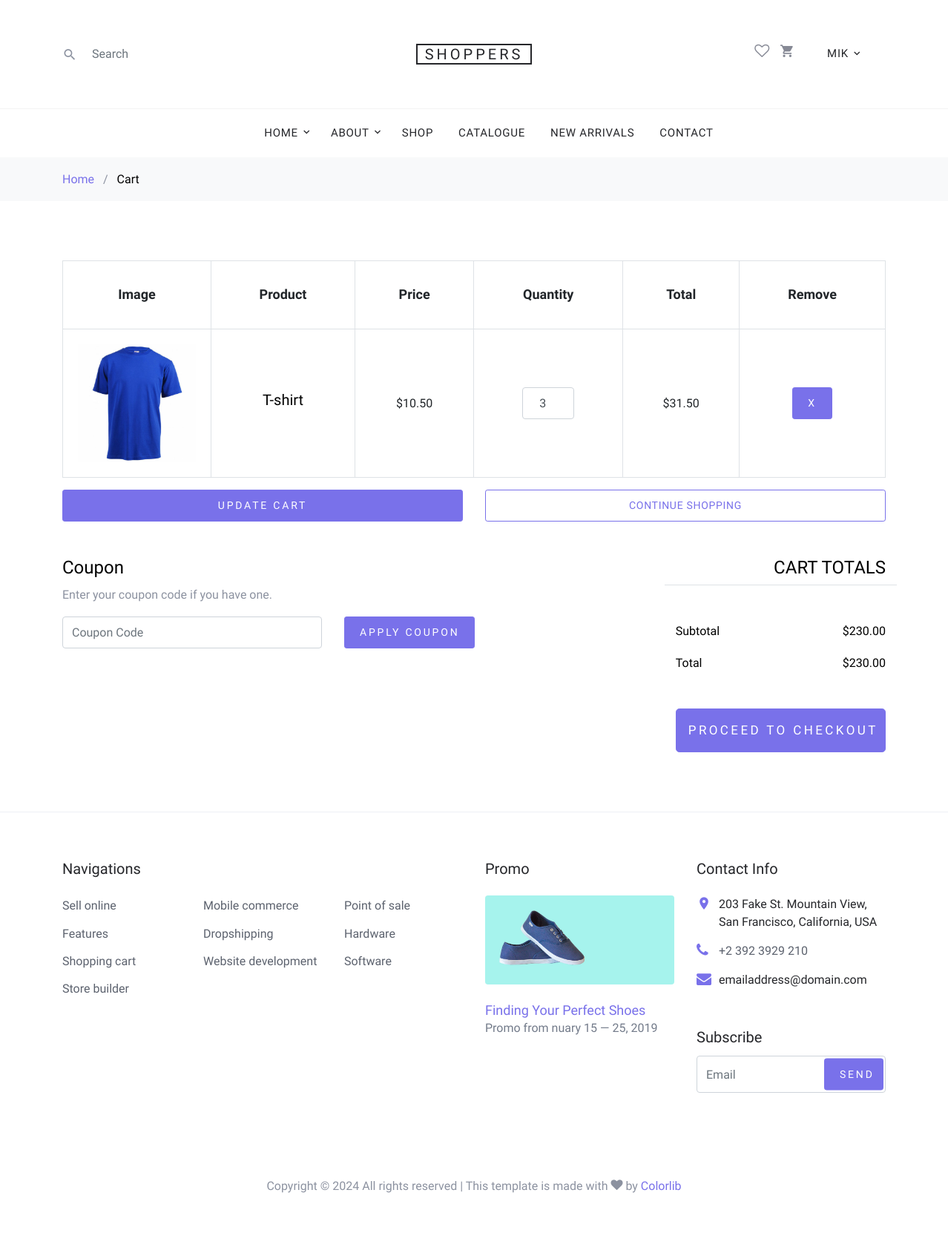
The page /cart/ (signed in) on the database as committed earlier.
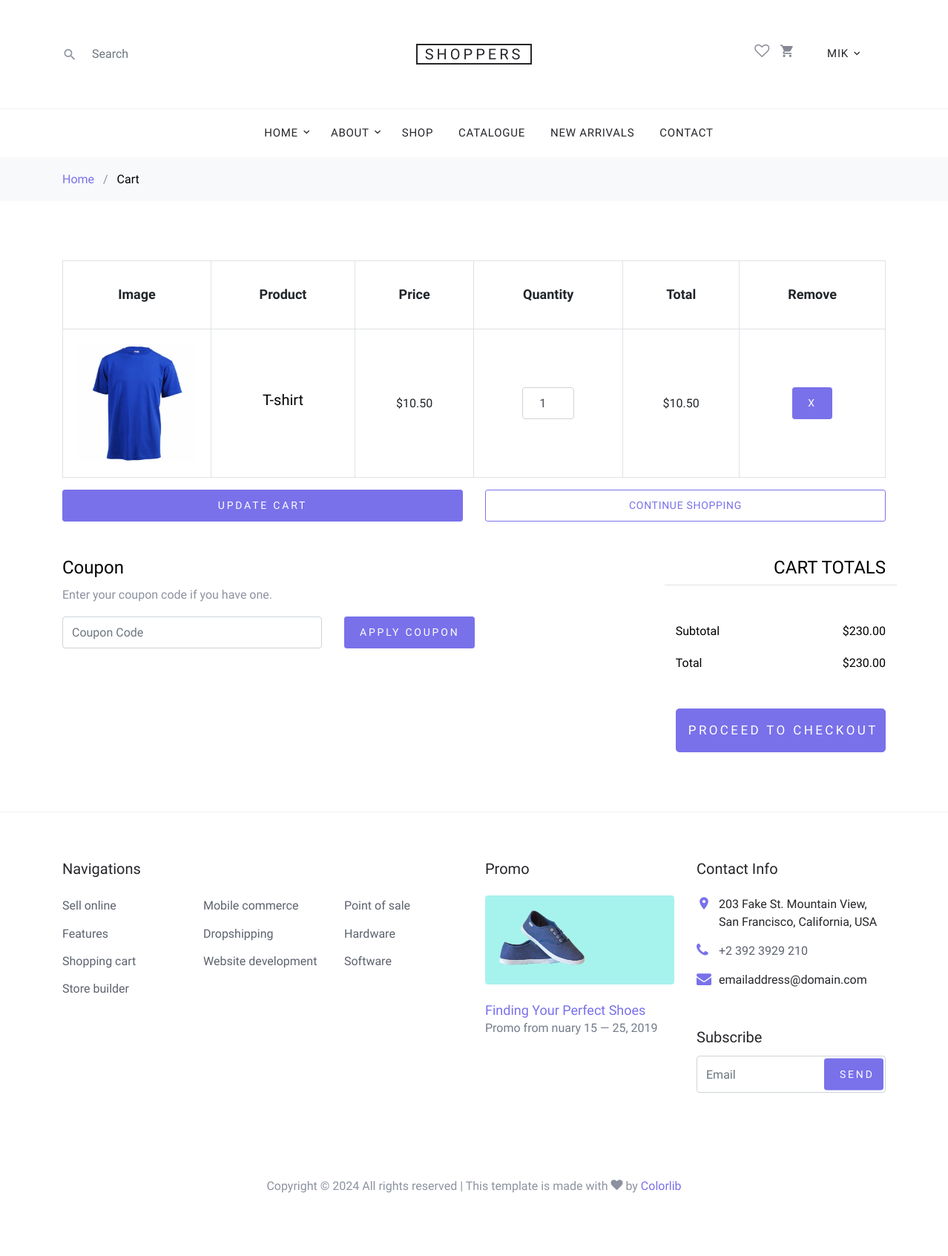
The same page on the database as committed later.
### base/models.py (models this page shows, shortened)
class CustomUser(AbstractUser):
    phone_number = models.CharField(max_length=20, blank=True)
    email = models.EmailField(unique=True, null=True)
    address = models.TextField(blank=True)
    USERNAME_FIELD = 'email'
    REQUIRED_FIELDS = []

class OrderItem(models.Model):
    order = models.ForeignKey(Order, on_delete=models.CASCADE, related_name='items')
    item = models.ForeignKey(Item, on_delete=models.CASCADE)
    quantity = models.PositiveIntegerField(default=1)
    total_price = models.PositiveIntegerField(default=1)

class Item(models.Model):
    name = models.CharField(max_length=255)
    description = models.TextField(blank=True)
    price = models.DecimalField(max_digits=10, decimal_places=2)
    category = models.ForeignKey(Category, on_delete=models.CASCADE)
    size = models.CharField(max_length=10)
    color = models.CharField(max_length=50, blank=True)
    image = models.ImageField(upload_to='item_images/', blank=True, null=True)
    created_at = models.DateTimeField(auto_now_add=True)
    updated_at = models.DateTimeField(auto_now=True)

### base/views.py (the view)
# urls.py: path('cart/', views.cart, name='cart'),
@login_required(login_url='login')
def cart(request):
    user_order = Order.objects.filter(user=request.user).first()
    if user_order:
        order_items = user_order.items.all()
        for order_item in order_items:
            order_item.total_price = order_item.quantity * order_item.item.price
    else:
        order_items = []
    context = {'order_items': order_items}
    return render(request, 'base/cart.html', context)

### base/templates/base/cart.html (shortened to what this page needs)
{% extends 'main.html' %}
{% load static %}
{% block content %}
<div class="site-wrap">
    <div class="bg-light py-3">
        <div class="container">
            <div class="row">
                <div class="col-md-12 mb-0"><a href="{% url 'home' %}">Home</a> <span class="mx-2 mb-0">/</span> <strong
                        class="text-black">Cart</strong></div>
            </div>
        </div>
    </div>
    <div class="site-section">
        <div class="container">
            <div class="row mb-5">
                <form class="col-md-12" method="post" action="{% url 'update_cart' %}">
                    <div class="site-blocks-table">
                        <table class="table table-bordered">
                            <thead>
                            <tr>
                                <th class="product-thumbnail">Image</th>
                                <th class="product-name">Product</th>
                                <th class="product-price">Price</th>
                                <th class="product-quantity">Quantity</th>
                                <th class="product-total">Total</th>
                                <th class="product-remove">Remove</th>
                            </tr>
                            </thead>
                            <tbody>
                            {% for order_item in order_items %}
                            <tr>
                                <td class="product-thumbnail">
                                    <img src="{{ order_item.item.image.url }}" alt="Image" class="img-fluid">
                                </td>
                                <td class="product-name">
                                    <h2 class="h5 text-black">{{ order_item.item.name }}</h2>
                                </td>
                                <td>${{ order_item.item.price }}</td>
                                <td>
                                    <input type="number" name="quantity_{{ order_item.id }}"
                                           class="form-control text-center"
                                           style="max-width: 70px; display: inline-block;"
                                           value="{{ order_item.quantity }}" min="1">
                                </td>
                                <td>${{ order_item.total_price|floatformat:2 }}</td>
                                <td>
                                    <button class="btn btn-primary btn-sm" name="remove_item"
                                            value="{{ order_item.id }}" type="submit">X
                                    </button>
                                </td>
                            </tr>
                            {% endfor %}
                            </tbody>
                        </table>
                    </div>
                    <div class="row">
                        <div class="col-md-6">
                            <button class="btn btn-primary btn-sm btn-block" type="submit">Update Cart</button>
                        </div>
                        <div class="col-md-6">
                            <a href="{% url 'shop' %}" class="btn btn-outline-primary btn-sm btn-block">
                                Continue Shopping</a>
                        </div>
                    </div>
                </form>
            </div>
            <div class="row">
                <div class="col-md-6">
                    <div class="row">
                        <div class="col-md-12">
                            <label class="text-black h4" for="coupon">Coupon</label>
                            <p>Enter your coupon code if you have one.</p>
                        </div>
                        <div class="col-md-8 mb-3 mb-md-0">
                            <input type="text" class="form-control py-3" id="coupon" placeholder="Coupon Code">
                        </div>
                        <div class="col-md-4">
                            <button class="btn btn-primary btn-sm">Apply Coupon</button>
                        </div>
                    </div>
                </div>
                <div class="col-md-6 pl-5">
                    <div class="row justify-content-end">
                        <div class="col-md-7">
                            <div class="row">
                                <div class="col-md-12 text-right border-bottom mb-5">
                                    <h3 class="text-black h4 text-uppercase">Cart Totals</h3>
                                </div>
                            </div>
                            <div class="row mb-3">
                                <div class="col-md-6">
                                    <span class="text-black">Subtotal</span>
                                </div>
                                <div class="col-md-6 text-right">
                                    <strong class="text-black">$230.00</strong>
                                </div>
                            </div>
                            <div class="row mb-5">
                                <div class="col-md-6">
                                    <span class="text-black">Total</span>
                                </div>
                                <div class="col-md-6 text-right">
                                    <strong class="text-black">$230.00</strong>
                                </div>
                            </div>
                            <div class="row">
                                <div class="col-md-12">
                                    <a href="{% url 'checkout' %}" class="btn btn-primary btn-lg py-3 btn-block">
                                        Proceed To Checkout</a>
                                </div>
                            </div>
                        </div>
                    </div>
                </div>
            </div>
        </div>
    </div>
</div>
{% endblock content %}

### templates/main.html (shortened to what this page needs)
<!DOCTYPE html>
{% load static %}
<html lang="en">
  <head>
    <link rel="stylesheet" href="{% static 'fonts/icomoon/style.css' %}">
    <link rel="stylesheet" href="{% static 'styles/bootstrap.min.css' %}">
    <link rel="stylesheet" href="{% static 'styles/magnific-popup.css' %}">
    <link rel="stylesheet" href="{% static 'styles/jquery-ui.css' %}">
    <link rel="stylesheet" href="{% static 'styles/owl.carousel.min.css' %}">
    <link rel="stylesheet" href="{% static 'styles/owl.theme.default.min.css' %}">
    <link rel="stylesheet" href="{% static 'styles/aos.css' %}">
    <link rel="stylesheet" href="{% static 'styles/style.css' %}">
  </head>
<body>
{% include 'navbar.html' %}
{% block content %}
{% endblock %}
{% include 'footer.html' %}
</body>
</html>

### templates/navbar.html (shortened to what this page needs)
{% load static %}
<header class="site-navbar" role="banner">
  <div class="site-navbar-top">
    <div class="container">
      <div class="row align-items-center">
        <div class="col-6 col-md-4 order-2 order-md-1 site-search-icon text-left">
          <form action="" class="site-block-top-search">
            <span class="icon icon-search2"></span>
            <input type="text" class="form-control border-0" placeholder="Search">
          </form>
        </div>
        <div class="col-12 mb-3 mb-md-0 col-md-4 order-1 order-md-2 text-center">
          <div class="site-logo">
            <a href="{% url 'home' %}" class="js-logo-clone">Shoppers</a>
          </div>
        </div>
        <div class="col-6 col-md-4 order-3 order-md-3 text-right">
          <div class="site-top-icons">
            <ul>
              <li><a href="{% url 'wishlist' %}"><span class="icon icon-heart-o"></span></a></li>
              <li>
                <a href="{% url 'cart' %}" class="site-cart">
                  <span class="icon icon-shopping_cart"></span>
                </a>
              </li>
              {% if request.user.is_authenticated %}
              <li>
                <nav class="site-navigation text-right text-md-center" role="navigation">
                  <div class="container">
                    <ul class="site-menu js-clone-nav d-none d-md-block">
                      <li class="has-children">
                        <a href="{% url 'user-page' %}">{{request.user.username}}</a>
                      </li>
                    </ul>
                  </div>
                </nav>
              </li>
              {% else %}
              <li>
                <div class="icon icon-person1">
                  <p><a href="{% url 'login' %}">Login</a></p>
                </div>
              </li>
              {% endif %}
            </ul>
          </div>
        </div>
      </div>
    </div>
  </div>
  <nav class="site-navigation text-right text-md-center" role="navigation">
    <div class="container">
      <ul class="site-menu js-clone-nav d-none d-md-block">
        <li class="has-children">
          <a href="{% url 'home' %}">Home</a>
        </li>
        <li class="has-children">
          <a href="{% url 'about' %}">About</a>
        </li>
        <li><a href="{% url 'shop' %}">Shop</a></li>
        <li><a href="#">Catalogue</a></li>
        <li><a href="#">New Arrivals</a></li>
        <li><a href="{% url 'contact' %}">Contact</a></li>
      </ul>
    </div>
  </nav>
</header>

### templates/footer.html (shortened to what this page needs)
{% load static %}
<footer class="site-footer border-top">
    <div class="container">
        <div class="row">
            <div class="col-lg-6 mb-5 mb-lg-0">
                <div class="row">
                    <div class="col-md-12">
                        <h3 class="footer-heading mb-4">Navigations</h3>
                    </div>
                    <div class="col-md-6 col-lg-4">
                        <ul class="list-unstyled">
                            <li><a href="{% url 'contact' %}">Sell online</a></li>
                            <li><a href="#">Features</a></li>
                            <li><a href="{% url 'cart' %}">Shopping cart</a></li>
                            <li><a href="#">Store builder</a></li>
                        </ul>
                    </div>
                    <div class="col-md-6 col-lg-4">
                        <ul class="list-unstyled">
                            <li><a href="#">Mobile commerce</a></li>
                            <li><a href="#">Dropshipping</a></li>
                            <li><a href="#">Website development</a></li>
                        </ul>
                    </div>
                    <div class="col-md-6 col-lg-4">
                        <ul class="list-unstyled">
                            <li><a href="#">Point of sale</a></li>
                            <li><a href="#">Hardware</a></li>
                            <li><a href="#">Software</a></li>
                        </ul>
                    </div>
                </div>
            </div>
            <div class="col-md-6 col-lg-3 mb-4 mb-lg-0">
                <h3 class="footer-heading mb-4">Promo</h3>
                <a href="#" class="block-6">
                    <img src="{% static 'images/hero_1.jpg' %}" alt="Image placeholder" class="img-fluid rounded mb-4">
                    <h3 class="font-weight-light  mb-0">Finding Your Perfect Shoes</h3>
                    <p>Promo from nuary 15 &mdash; 25, 2019</p>
                </a>
            </div>
            <div class="col-md-6 col-lg-3">
                <div class="block-5 mb-5">
                    <h3 class="footer-heading mb-4">Contact Info</h3>
                    <ul class="list-unstyled">
                        <li class="address">203 Fake St. Mountain View, San Francisco, California, USA</li>
                        <li class="phone"><a href="tel://23923929210">+2 392 3929 210</a></li>
                        <li class="email">emailaddress@domain.com</li>
                    </ul>
                </div>
                <div class="block-7">
                    <form action="#" method="post">
                        <label for="email_subscribe" class="footer-heading">Subscribe</label>
                        <div class="form-group">
                            <input type="text" class="form-control py-4" id="email_subscribe" placeholder="Email">
                            <input type="submit" class="btn btn-sm btn-primary" value="Send">
                        </div>
                    </form>
                </div>
            </div>
        </div>
        <div class="row pt-5 mt-5 text-center">
            <div class="col-md-12">
                <p>
                    Copyright &copy;
                    <script>document.write(new Date().getFullYear());</script> All rights reserved | This template is
                    made with
                    <i class="icon-heart" aria-hidden="true"></i> by <a href="https://colorlib.com" target="_blank"
                        class="text-primary">Colorlib</a>
                </p>
            </div>
        </div>
    </div>
</footer>

Rows that differ between the two databases and show on the page:
removed OrderItem: item.image (picture), item.name "T-shirt", item.price "10.50", id "3", total_price "31.50"
added OrderItem: item.image (picture), item.name "T-shirt", item.price "10.50", quantity "1", total_price "10.50", {{ order_item.id }} 4 (drawn)
